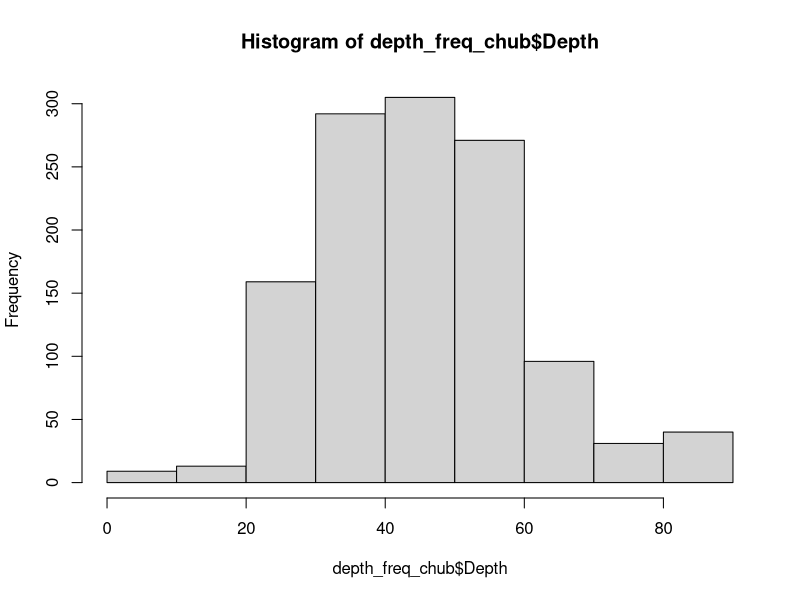
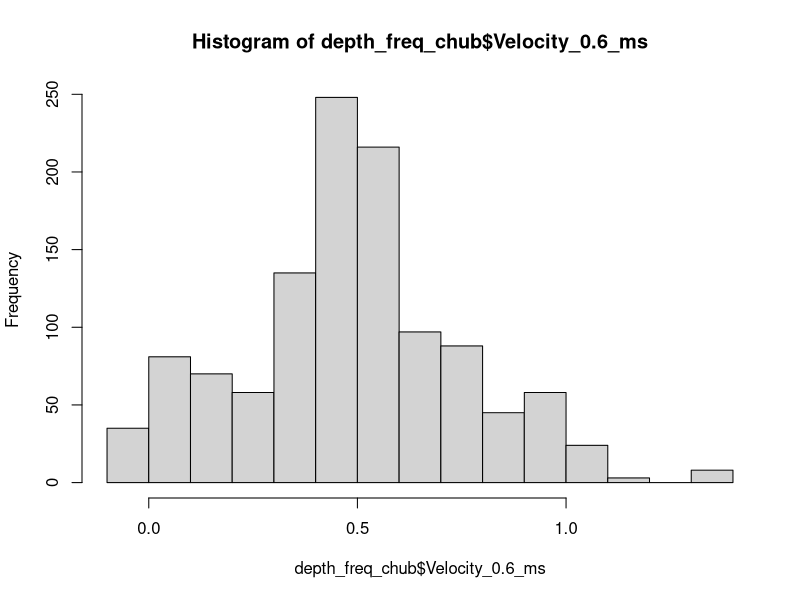

Generate these figures, in order, with R: (Note: this script raises an error after producing the figures.)
### Arroyo Chub

library(tidyverse)
library(tidyr)
library(sm)
library(lubridate) # work with dates
library(dplyr)     # data manipulation (filter, summarize, mutate)
library(ggplot2)   # graphics
library(gridExtra) # tile several plots next to each other
library(scales)
library(data.table)

depth_chub <- read.csv("input_data/00_Wulff_Chub_depth_velocity_abundance.csv")
depth_chub <- depth_chub[,-1]

head(depth_chub)


## make curve

depth_freq_chub <- depth_chub %>% 
  uncount(Abundance)
hist(depth_freq_chub$Depth)
hist(depth_freq_chub$Velocity_0.6_ms)


## probability curve - histogram scaled and centered depth, then transformed back to raw depth

## chub

## plot curve with raw depth axis


depth_freq_chub$Scaled_Depth <-scale(depth_freq_chub$Depth, scale=T, center=T)
scaled_x <- depth_freq_chub$Scaled_Depth
h <- hist(scaled_x, plot=F)
xfit_c<-seq(min(scaled_x),max(scaled_x),length=200)
yfit_c<-dnorm(xfit_c,mean=mean(scaled_x),sd=sd(scaled_x))
## x axis with raw depth values
xfit_r_c <- seq(min(depth_freq_chub$Depth), max(depth_freq_chub$Depth), length=200)

png("figures/03_chub_Adult_depth_Prob_curve.png", width = 700, height = 700)
par(mar=c(5,6,4,2))
plot(xfit_r_c, yfit_c, axes=FALSE, xlab='', ylab='', type='l', col='', main = "" )
axis(1, at=pretty(xfit_r_c), cex.axis=2)
par(new=TRUE)
#plot the line with no axes or labels
plot(xfit_c, yfit_c, axes=FALSE, xlab='Depth (cm)', ylab = "", type='l', col='red', main = "Arroyo Chub: Depth",
     cex.main = 2, cex.axis=2, cex.lab=2)
title(ylab='Probability Distribution', line = 3.5, cex.lab = 2)
## add 1sd shift
par(new=TRUE)
#add these now with axis
axis(2, at=pretty(range(yfit_c)), cex.axis=2)

dev.off()

## data frame with probabilities and depth - to combine with hydraulic data

fitdata_c <- data.frame(matrix(ncol=2, nrow=length(yfit_c)))
fitdata_c[,1] <- xfit_r_c
fitdata_c[,2] <- yfit_c
colnames(fitdata_c) <- c("depth_fit", "prob_fit")
head(fitdata_c)

## use smooth spline to predict on new data set
new_values_chub <-smooth.spline(fitdata_c$depth_fit, fitdata_c$prob_fit)


## make DF of new data to predict
new_data <- as.data.frame(seq(0,140, 0.5))
colnames(new_data) <- "value"

all_data <- new_data %>%
  dplyr::mutate(prob_fit = predict(new_values_chub, value)$y) %>%
  rename(depth_cm = value) 

head(all_data)

write.csv(all_data, "output_data/03_chub_adult_depth_prob_curve_data.csv")

#### velocity
head(depth_freq_chub)
vel_freq <- rename(depth_freq_chub, Velocity = Velocity_0.6_ms)
vel_freq <- na.omit(vel_freq)
## probability curve
vel_freq$Scaled_Vel <-scale(vel_freq$Velocity, scale=T, center=T)
scaled_x <- vel_freq$Scaled_Vel
h <- hist(scaled_x, plot=F)
xfit<-seq(min(scaled_x),max(scaled_x),length=1000)
yfit<-dnorm(xfit,mean=mean(scaled_x),sd=sd(scaled_x))

## x axis with raw velocity values
xfit_r <- seq(min(vel_freq$Velocity), max(vel_freq$Velocity), length=1000)

## plot curve with raw depth axis
png("figures/03_chub_Adult_velocity_Prob_curve.png", width = 700, height = 700)

par(mar=c(5,6,4,2))
plot(xfit_r, yfit, axes=FALSE, xlab='', ylab='', type='l', col='', main = "" )
axis(1, at=pretty(xfit_r), cex.axis=2)
par(new=TRUE)
#plot the line with no axes or labels
plot(xfit, yfit, axes=FALSE, xlab='Velocity (m/s)', ylab='', type='l', col='red', main = "Arroyo Chub: Velocity",
     cex.main = 2, cex.axis=2, cex.lab=2)
title(ylab='Probability Distribution', line = 3.5, cex.lab = 2)
## add 1sd shift
par(new=TRUE)

#add these now with axis

axis(2, at=pretty(range(yfit)), cex.axis=2)
dev.off()
## data frame with probabilities and depth

fitdata <- data.frame(matrix(ncol=2, nrow=length(yfit)))
fitdata[,1] <- xfit_r
fitdata[,2] <- yfit
colnames(fitdata) <- c("velocity_fit", "prob_fit")

write.csv(fitdata, "output_data/03_chub_adult_velocity_prob_curve_data.csv")
